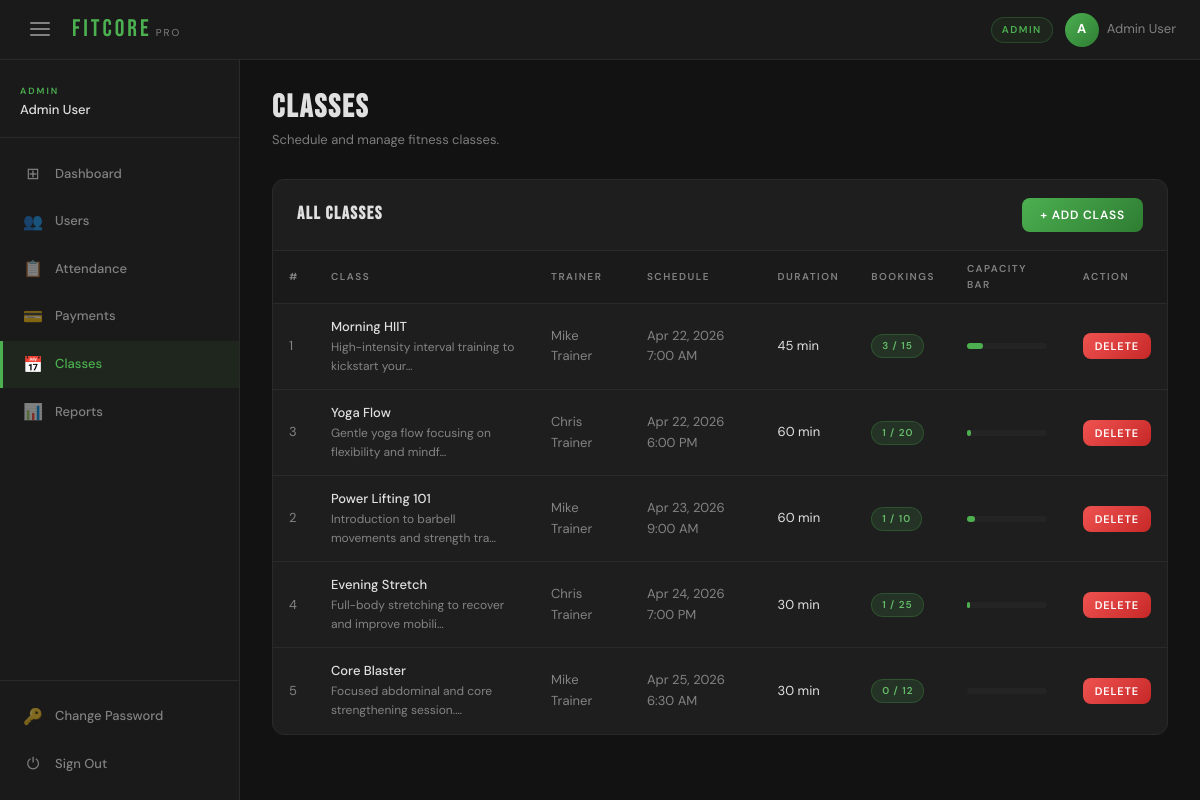
Page /classes.php (signed in) on the committed database.
### tables this page shows
CREATE TABLE `classes` (
  `id`            INT UNSIGNED NOT NULL AUTO_INCREMENT,
  `class_name`    VARCHAR(100) NOT NULL,
  `trainer_id`    INT UNSIGNED NOT NULL,
  `schedule_time` DATETIME     NOT NULL,
  `duration_min`  SMALLINT UNSIGNED NOT NULL DEFAULT 60,
  `capacity`      SMALLINT UNSIGNED NOT NULL DEFAULT 20,
  `description`   TEXT             NULL,
  PRIMARY KEY (`id`),
  KEY `idx_cls_trainer` (`trainer_id`),
  CONSTRAINT `fk_cls_trainer`
    FOREIGN KEY (`trainer_id`) REFERENCES `trainers` (`id`)
);

### includes/auth_guard.php (called while the page is built, shortened)
<?php
function e(mixed $val): string {
    return htmlspecialchars((string)($val ?? ''), ENT_QUOTES, 'UTF-8');
}
function role(): string { return $_SESSION['role'] ?? ''; }

### classes.php (the view, shortened to what this page needs)
<?php
require_once 'includes/auth_guard.php';
$db  = db();
$r   = role();
if (in_array($r, ['admin', 'manager'])) {
    $classes = $db->query("
        SELECT c.*, tu.name AS trainer_name,
               (SELECT COUNT(*) FROM class_bookings cb WHERE cb.class_id = c.id) AS booked
        FROM   classes c
        JOIN   trainers t  ON t.id = c.trainer_id
        JOIN   users    tu ON tu.id = t.user_id
        ORDER  BY c.schedule_time ASC
    ");
}
require_once 'includes/header.php';
require_once 'includes/sidebar.php';
?>
<main class="main-content">
<?php if (in_array($r, ['admin', 'manager'])): ?>
<div class="page-header">
  <h1>CLASSES</h1>
  <p>Schedule and manage fitness classes.</p>
</div>
<div class="card">
  <div class="card-header">
    <h3>All Classes</h3>
    <button class="btn btn-primary" onclick="document.getElementById('classModal').style.display='flex'">+ Add Class</button>
  </div>
  <div class="table-responsive">
    <table>
      <thead>
        <tr><th>#</th><th>Class</th><th>Trainer</th><th>Schedule</th><th>Duration</th><th>Bookings</th><th>Capacity Bar</th><th>Action</th></tr>
      </thead>
      <tbody>
      <?php if ($classes->num_rows === 0): ?>
        <tr class="no-records"><td colspan="8">No classes scheduled yet.</td></tr>
      <?php else: while ($c = $classes->fetch_assoc()):
        $pct = $c['capacity'] > 0 ? round($c['booked'] / $c['capacity'] * 100) : 0;
      ?>
        <tr>
          <td class="text-muted"><?= $c['id'] ?></td>
          <td>
            <div style="font-weight:500"><?= e($c['class_name']) ?></div>
            <div class="text-muted text-small"><?= e(substr($c['description'] ?? '', 0, 50)) ?>…</div>
          </td>
          <td class="text-muted"><?= e($c['trainer_name']) ?></td>
          <td class="text-muted"><?= date('M j, Y g:i A', strtotime($c['schedule_time'])) ?></td>
          <td><?= $c['duration_min'] ?> min</td>
          <td>
            <span class="badge <?= $pct >= 100 ? 'badge-danger' : ($pct >= 75 ? 'badge-warning' : 'badge-success') ?>">
              <?= $c['booked'] ?> / <?= $c['capacity'] ?>
            </span>
          </td>
          <td>
            <div style="background:var(--bg-elevated);border-radius:4px;height:6px;width:80px">
              <div style="height:100%;border-radius:4px;background:var(--accent);width:<?= $pct ?>%"></div>
            </div>
          </td>
          <td>
            <form method="POST" style="display:inline">
              <button class="btn btn-danger btn-sm"
                      data-confirm="Delete class '<?= e(addslashes($c['class_name'])) ?>'?">Delete</button>
            </form>
          </td>
        </tr>
      <?php endwhile; endif; ?>
      </tbody>
    </table>
  </div>
</div>
<?php endif;  ?>
</main>
<?php require_once 'includes/footer.php'; ?>

### assets/css/style.css (style rules this page uses)
:root { --bg: #121212; --bg-surface: #1a1a1a; --bg-card: #1e1e1e; --bg-elevated: #242424; --border: #2a2a2a; --border-lite: #333; --accent: #4CAF50; --accent-dark: #2e7d32; --accent-glow: rgba(76,175,80,.25); --accent-tint: rgba(76,175,80,.08); --text: #e0e0e0; --text-muted: rgba(255,255,255,.45); --text-faint: rgba(255,255,255,.2); --danger: #ef5350; --warning: #ffa726; --info: #42a5f5; --success: #66bb6a; --sidebar-w: 240px; --topnav-h: 60px; --radius: 12px; --radius-sm: 8px; }
*, *::before, *::after { box-sizing:border-box; margin:0; padding:0; }
html { scroll-behavior:smooth; }
body { background: var(--bg); color: var(--text); font-family: 'DM Sans', sans-serif; font-size: 14px; line-height: 1.6; -webkit-font-smoothing: antialiased; }
.main-content { flex: 1; margin-left: var(--sidebar-w); padding: 32px; min-width: 0; }
.page-header { margin-bottom: 28px; }
.page-header h1 { font-family: 'Bebas Neue', sans-serif; font-size: 32px; letter-spacing: 2px; color: var(--text); line-height: 1; }
.page-header p { color: var(--text-muted); font-size: 13px; margin-top: 6px; }
.card { background: var(--bg-card); border: 1px solid var(--border); border-radius: var(--radius); overflow: hidden; }
.card-header { padding: 18px 24px; border-bottom: 1px solid var(--border); display: flex; align-items: center; justify-content: space-between; gap: 12px; }
.card-header h2, .card-header h3 { font-family: 'Bebas Neue', sans-serif; letter-spacing: 1.5px; font-size: 18px; color: var(--text); }
.table-responsive { overflow-x:auto; }
table { width: 100%; border-collapse: collapse; }
thead th { padding: 10px 16px; text-align: left; font-size: 10px; font-weight: 600; letter-spacing: 1.5px; text-transform: uppercase; color: var(--text-muted); background: var(--bg-surface); border-bottom: 1px solid var(--border); }
tbody td { padding: 13px 16px; font-size: 13px; color: var(--text); border-bottom: 1px solid var(--border); vertical-align: middle; }
tbody tr:last-child td { border-bottom: none; }
.badge { display: inline-flex; align-items: center; padding: 3px 10px; border-radius: 20px; font-size: 10px; font-weight: 600; letter-spacing: 1px; text-transform: uppercase; }
.badge-success { background:rgba(76,175,80,.15); color:var(--success); border:1px solid rgba(76,175,80,.25); }
.btn { display:inline-flex; align-items:center; gap:6px; padding:9px 18px; border-radius:var(--radius-sm); font-family:'DM Sans',sans-serif; font-size:12px; font-weight:600; letter-spacing:.8px; text-transform:uppercase; cursor:pointer; border:none; transition:opacity .15s,transform .15s,box-shadow .15s; }
.btn-primary { background:linear-gradient(135deg,var(--accent),var(--accent-dark)); color:#fff; }
.btn-danger { background:linear-gradient(135deg,#ef5350,#c62828); color:#fff; }
.btn-sm { padding:6px 12px; font-size:11px; }
.text-muted { color:var(--text-muted); }
.text-small { font-size:12px; }

### rows in the picture
classes: id "1", class_name "Morning HIIT", description "High-intensity interval training to kickstart your", trainer_name "Mike Trainer", schedule_time "Apr 22, 2026 7:00 AM", duration_min "45", booked "3", capacity "15", $pct 20 (drawn)
classes: id "3", class_name "Yoga Flow", description "Gentle yoga flow focusing on flexibility and mindf", trainer_name "Chris Trainer", schedule_time "Apr 22, 2026 6:00 PM", duration_min "60", booked "1", capacity "20", $pct 5 (drawn)
classes: id "2", class_name "Power Lifting 101", description "Introduction to barbell movements and strength tra", trainer_name "Mike Trainer", schedule_time "Apr 23, 2026 9:00 AM", duration_min "60", booked "1", capacity "10"
classes: id "4", class_name "Evening Stretch", description "Full-body stretching to recover and improve mobili", trainer_name "Chris Trainer", schedule_time "Apr 24, 2026 7:00 PM", duration_min "30", booked "1", capacity "25"
classes: id "5", class_name "Core Blaster", description "Focused abdominal and core strengthening session.", trainer_name "Mike Trainer", schedule_time "Apr 25, 2026 6:30 AM", duration_min "30", booked "0", capacity "12"

### other values in the picture
role() "ADMIN"
substr($_SESSION['user_name'] ?? 'U', 0, 1) "A"
$_SESSION['user_name'] "Admin User"
$r "ADMIN"
$item['icon'] "⊞"
$item['label'] "Dashboard"
$item['icon'] "👥"
$item['label'] "Users"
$item['icon'] "📋"
$item['label'] "Attendance"
$item['icon'] "💳"
$item['label'] "Payments"
$item['icon'] "📅"
$item['label'] "Classes"
$item['icon'] "📊"
